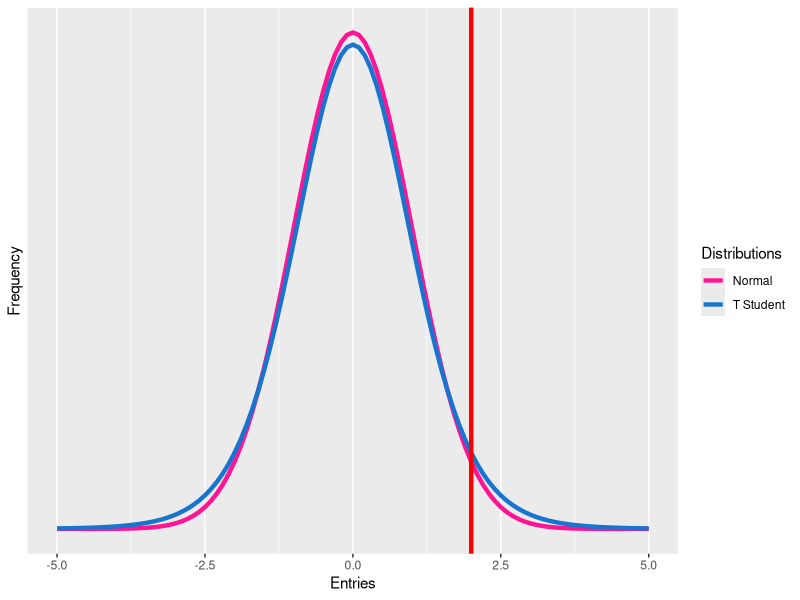

Write the R code that produced this figure.
## ---- chunk 1
knitr::opts_chunk$set(echo = FALSE)
library(ggplot2)
## ---- chunk 2
tFun <- function(x) {dt(x - 0, 10)}
p1 <- ggplot(data = data.frame(x = c(-5, 5)), aes(x)) +
                        stat_function(fun = dnorm, n = 101, 
                                      args = list(mean = 0, sd = 1), 
                                      aes(colour = "Normal"), size = 1.5) +
                        stat_function(fun = tFun, aes(colour = "T Student"), size = 1.5) +
                        scale_colour_manual("Distributions", values = c("deeppink", "dodgerblue3")) +
                        scale_x_continuous(name = "Entries") +
                        scale_y_continuous(name = "Frequency", breaks = NULL) +
                        geom_vline(xintercept = 2, color = "red", size=1.5)
p1

valueN <- pnorm(2, mean = 0, sd = 1, lower.tail = FALSE)
valueT <- pt(2, df = 10, lower.tail = FALSE)
